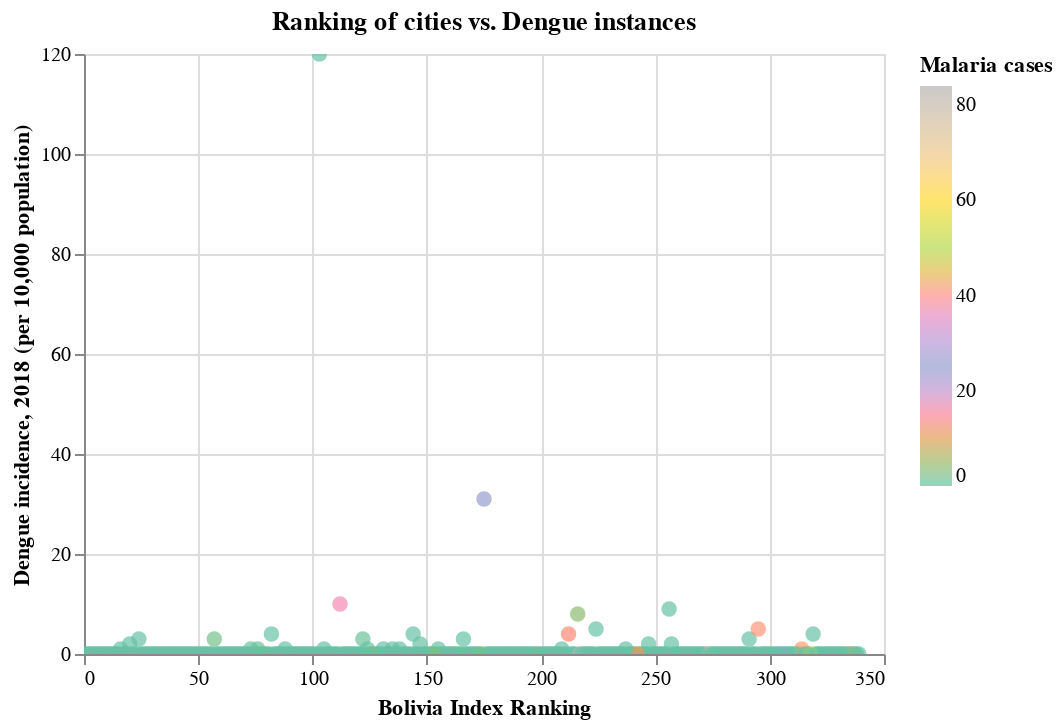

Notebook cell for this chart:
### Code cell
alt.Chart(health_df1).mark_circle(size=60).encode(
    x = alt.X('rank_imds',axis = alt.Axis(title = 'Bolivia Index Ranking')),
    y = alt.Y('sdg3_3_di', axis = alt.Axis(title = 'Dengue incidence, 2018 (per 10,000 population)')),
    color = alt.Color('sdg3_3_imr',scale = alt.Scale(scheme = 'set2'),
                     legend = alt.Legend(title="Malaria cases")),
    tooltip = ['rank_imds:Q','shapeName:O','sdg3_3_imr:Q']
).properties(title="Ranking of cities vs. Dengue instances").interactive()

### Figure 1 — Vega-Lite specification as saved in the notebook (floating-point values rounded to 4 significant figures; data arrays with more than 128 entries replaced by an {"elided": "..."} marker saying what was removed)
{"config": {"view": {"continuousWidth": 400, "continuousHeight": 300}}, "data": {"name": "data-6b471f9803307aec770d6e9acb0b1722"}, "mark": {"type": "circle", "size": 60}, "encoding": {"color": {"field": "sdg3_3_imr", "legend": {"title": "Malaria cases"}, "scale": {"scheme": "set2"}, "type": "quantitative"}, "tooltip": [{"field": "rank_imds", "type": "quantitative"}, {"field": "shapeName", "type": "ordinal"}, {"field": "sdg3_3_imr", "type": "quantitative"}], "x": {"axis": {"title": "Bolivia Index Ranking"}, "field": "rank_imds", "type": "quantitative"}, "y": {"axis": {"title": "Dengue incidence, 2018 (per 10,000 population)"}, "field": "sdg3_3_di", "type": "quantitative"}}, "selection": {"selector010": {"type": "interval", "bind": "scales", "encodings": ["x", "y"]}}, "title": "Ranking of cities vs. Dengue instances", "$schema": "https://vega.github.io/schema/vega-lite/v4.17.0.json", "datasets": {"data-6b471f9803307aec770d6e9acb0b1722": {"elided": "339 records"}}}
